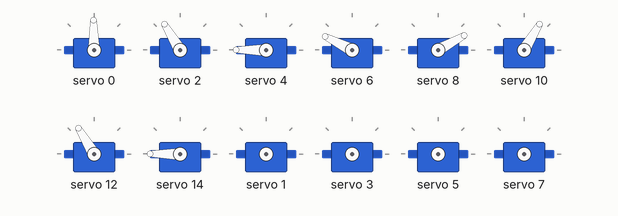
A sketch run on a simulated Arduino Uno, built with avr-gcc and run on an emulated ATmega328P. Shown: 12 × servo.

Above: at 0.05 s.
At 2.05 s:
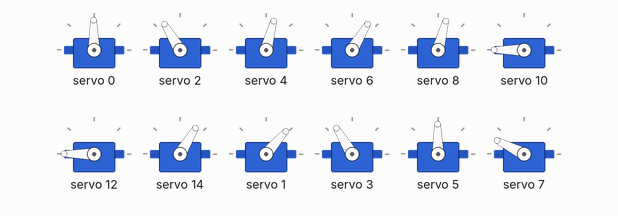
At 4.0 s:
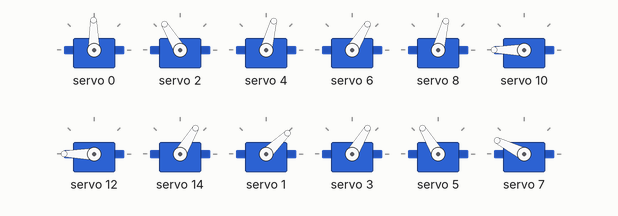
Timing chart, 0 to 5.2 s (numbered marks = the images above):
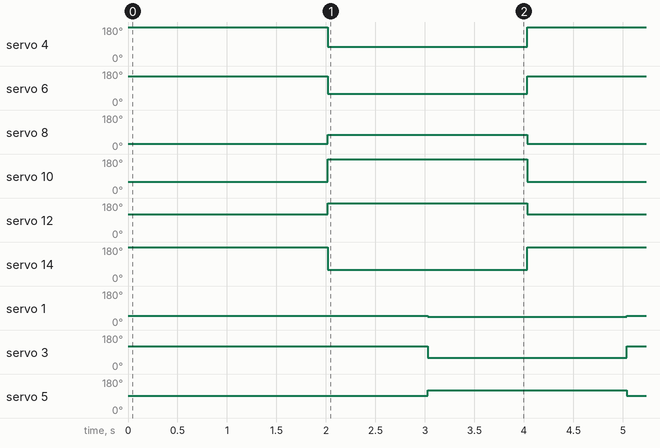

The sketch:

saludo_1_robot.ino
```cpp
#include <Wire.h>
#include <Adafruit_PWMServoDriver.h>
Adafruit_PWMServoDriver servos = Adafruit_PWMServoDriver(0x40);
/*unsigned int pos0=500; // ancho de pulso en cuentas para pocicion 0°
unsigned int pos180=2500; // ancho de pulso en cuentas para la pocicion 180°*/

unsigned int pos0=172; // ancho de pulso en cuentas para pocicion 0°
unsigned int pos180=565; // ancho de pulso en cuentas para la pocicion 180°

void setup() {
  // put your setup code here, to run once:
servos.begin();
  servos.setPWMFreq(50); //Frecuecia PWM de 60Hz o T=16,66ms
}

void setServo(uint8_t n_servo, int angulo) {
  int duty;
  duty=map(angulo,0,180,pos0, pos180);
  servos.setPWM(n_servo, 0, duty);
}

void loop() {
  // put your main code here, to run repeatedly:

    //Pares
    setServo(0,60);
    setServo(2,90);
    setServo(4,180);
    setServo(6,120);
    setServo(8,0);
    setServo(10,30);
    setServo(12,90);
    setServo(14,170);

    delay(1000);

    //Impares
    setServo(1,20);
    setServo(3,90);
    setServo(5,60);
    setServo(7,120);
    setServo(9,40);
    setServo(11,90);
    setServo(13,180);
    setServo(15,120);

    delay(1000);
    //Pares
    setServo(0,60);
    setServo(2,90);
    setServo(4,45);
    setServo(6,30);
    setServo(8,45);
    setServo(10,160);
    setServo(12,170);
    setServo(14,30);

    delay(1000);
    //Impares
    setServo(1,15);
    setServo(3,30);
    setServo(5,90);
    setServo(7,120);
    setServo(9,30);
    setServo(11,90);
    setServo(13,180);
    setServo(15,120);

    delay(1000);

}
```

Measured:
- by itself, servo 4: alternates 180° for 2.0 s and 75° for 2.0 s
- by itself, servo 6: alternates 153° for 2.0 s and 59° for 2.0 s
- by itself, servo 8: alternates 75° for 2.0 s and 29° for 2.0 s
- by itself, servo 10, servo 14: alternates 180° for 2.0 s and 59° for 2.0 s
- by itself, servo 12: alternates 180° for 2.0 s and 121° for 2.0 s
- by itself, servo 1: alternates 49° for 2.0 s and 44° for 2.0 s
- by itself, servo 3: alternates 121° for 2.0 s and 59° for 2.0 s
- by itself, servo 5: alternates 121° for 2.0 s and 91° for 2.0 s
